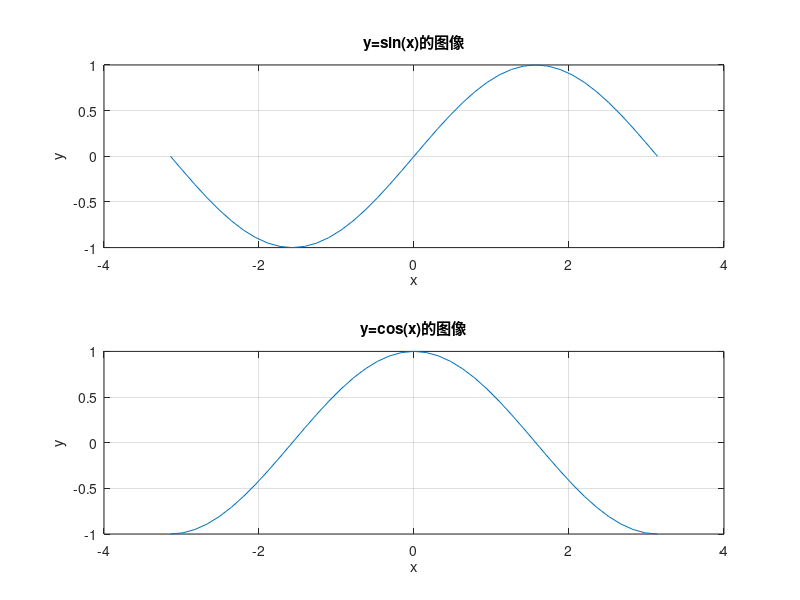
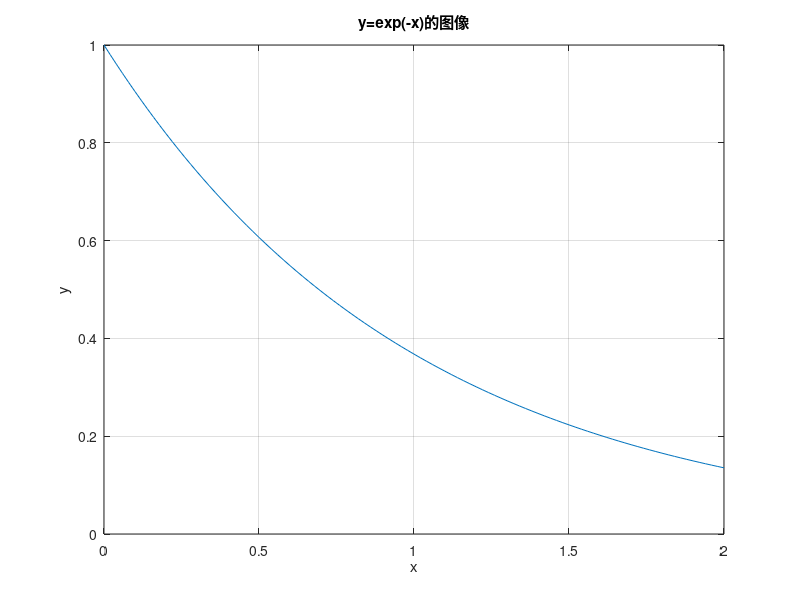

MATLAB code for these plots, in order:
% 绘图例子

clc, clear, clear all;

x = 0:1:6;
y = 10.^x;
y = log(y);
plot(x, y, 'r--');

title('绘图');
xlabel('x');
ylabel('e^y');
legend('y=10^x', 'Location', 'northeast');
grid on;

% 使用axis命令/函数 控制x轴和y轴范
x = -2*pi:pi/20:2*pi;
y = sin(x);
plot(x, y);
title('y=sin(x)的图像');
xlabel('x');
ylabel('y');
grid on;

x = -2*pi:pi/20:2*pi;
y = sin(x);
plot(x, y);
axis([0 pi 0 1]);
title('y=sin(x)的图像');
xlabel('x');
ylabel('y');
grid on;

% 使用figure函数创建多个绘图窗口
figure(1);
x = 0:0.02:2;
y1 = exp(x);
plot(x, y1);
title('y=exp(x)的图像');
xlabel('x');
ylabel('y');
grid on;

figure(2);
y2 = exp(-x);
plot(x, y2);
title('y=exp(-x)的图像');
xlabel('x');
ylabel('y');
grid on;

% 使用subplot函数创建多个子图
figure(1);
subplot(2, 1, 1);
x = -pi:pi/20:pi;
y = sin(x);
plot(x, y);
title('y=sin(x)的图像');
xlabel('x');
ylabel('y');
grid on;% 显示空格线

subplot(2, 1, 2);
x = -pi:pi/20:pi;
y = cos(x);
plot(x, y);
title('y=cos(x)的图像');
xlabel('x');
ylabel('y');
grid on;